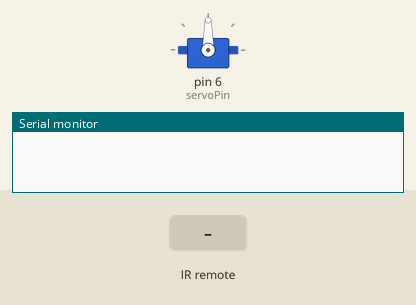
Simulated run of this sketch. Board: Arduino Uno, built with avr-gcc and run on an emulated ATmega328P. Shown: servo, the last lines printed to the serial monitor. The inputs (shaded band) are chosen by the test bench.

Above: at 1.2 s.
1.3 s: infrared code 0x61A0807F received
At 2.0 s:
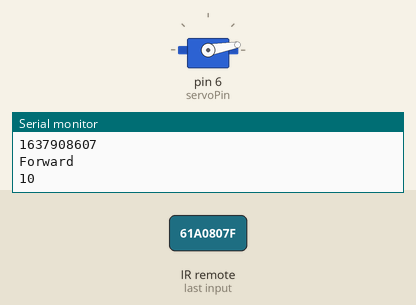
2.8 s: infrared code 0x61A0807F received
At 3.2 s:
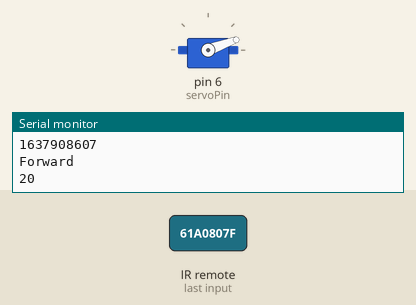
4.3 s: infrared code 0x61A0E01F received
At 5.5 s:
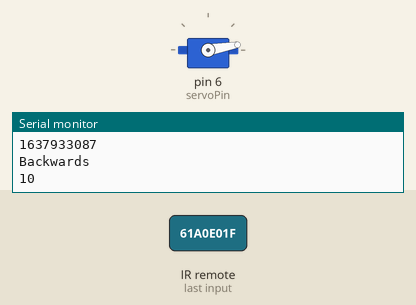
Timing chart, 0 to 7.3 s (numbered marks = the images above; inputs shaded):
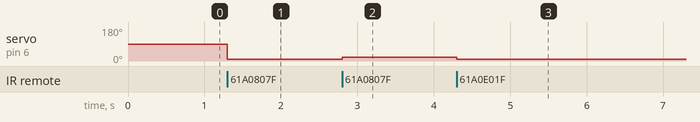

The sketch:

hw6.ino
```cpp
#include <Servo.h>
#include <IRremote.h>

int servoPin = 6;
int RECV_PIN = 4;

Servo servo;
IRrecv irrecv(RECV_PIN);
decode_results results;

int curr_angle;

void setup() {
  servo.attach(servoPin);

  Serial.begin(19200);
  irrecv.enableIRIn(); // Start the receiver
  pinMode(A0, INPUT);
  pinMode(A2, INPUT);
  curr_angle = 0;
}

void loop() {
  if (irrecv.decode(&results)) {
    Serial.println(results.value);
    if (results.value == 0x61A0807F) {

      Serial.println("Forward");
      curr_angle = min(curr_angle + 10, 180);
      servo.write(curr_angle);
      Serial.println(curr_angle);
    }
    else if (results.value == 0x61A0E01F) {
      Serial.println("Backwards");
      curr_angle = max(curr_angle - 10, 0);
      servo.write(curr_angle);
      Serial.println(curr_angle);
    }
    else {
      //stop();
      Serial.print("Unrecognized: ");
      Serial.print(results.value, HEX);
      Serial.println();
    }
    irrecv.resume(); // Receive the next value
  }
}
```

Measured:
- after the input at 1.3 s, servo on pin 6 (servoPin): 90° → 10° at once
- after the input at 2.8 s, servo on pin 6 (servoPin): 10° → 20° at once
- after the input at 4.3 s, servo on pin 6 (servoPin): 20° → 10° at once
